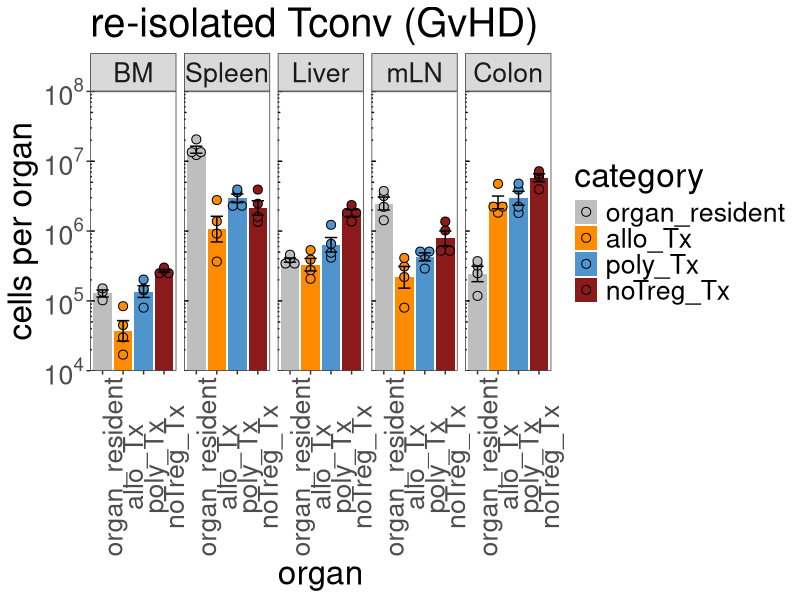
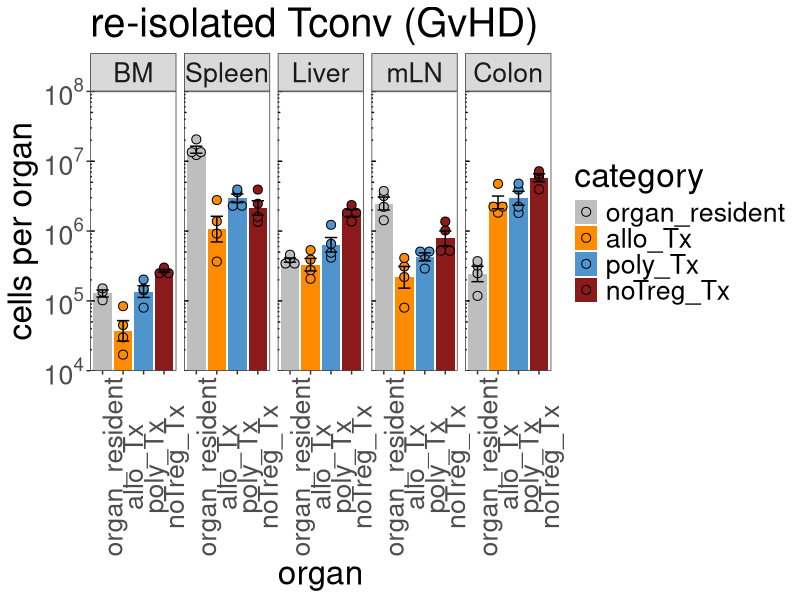

These charts were generated, in order, by the following R code: (Note: this script raises an error after producing the figures.)
## ---- chunk 1
knitr::opts_chunk$set(echo = TRUE)
knitr::opts_knit$set(root.dir = normalizePath(".."))
knitr::write_bib(.packages(), "packages.bib")
## ---- chunk 2
library(ggplot2)
library(scales)
library(car)
## ---- chunk 3
Tconv.data <- read.delim("./data/TconvDistribution.txt", header=TRUE)
Tconv.data$organ <- factor(Tconv.data$organ,levels = c("BM","Spleen","Liver","mLN","Colon"))
Tconv.data$category <- factor(Tconv.data$category,levels = c("organ_resident","allo_Tx","poly_Tx","noTreg_Tx"))
## ---- chunk 4
p <- ggplot(Tconv.data, aes(x=category, y=count, fill=category)) + coord_cartesian(ylim = c(10000,100000000))
p <- p + stat_summary(fun = mean, geom = "bar",  position=position_dodge(.9))
p <- p + geom_dotplot(binaxis='y', stackdir='center',  position=position_dodge(.9), dotsize=6.5, stackratio = 1, binwidth=.02) 
p <- p + stat_summary(fun.data=mean_se, fun.args = list(mult=1), geom="errorbar", color="black", size=0.5, width = 0.6, position=position_dodge(.9))
p <- p + scale_y_log10(breaks = c(10000,100000,1000000,10000000,100000000),labels = trans_format("log10", math_format(10^.x)),expand = c(0, 0)) 
p <- p + theme_bw() + theme(panel.grid.major = element_blank(), panel.grid.minor = element_blank(), axis.text.x = element_text(angle = 90), text = element_text(size = 24))
p <- p + scale_fill_manual(values = c("gray","darkorange","steelblue3","firebrick4"))
p <- p + annotation_logticks(sides="l", short = unit(.25,"mm"), mid = unit(.5,"mm"),   long = unit(1,"mm"))  
p <- p + labs(title="re-isolated Tconv (GvHD)",x="organ", y = "cells per organ")
p <- p + facet_wrap(~organ, nrow=1)
p
pdf("./figures/TconvOrganDist.pdf", height=5.5, width=8.5)
p
dev.off()

## ---- chunk 5
Tconv.data$category <- factor(Tconv.data$category,levels = c("organ_resident","allo_Tx","poly_Tx","noTreg_Tx"))
Tconv.dataLiver <- Tconv.data[ which(Tconv.data$organ=='Liver' & Tconv.data$type=='Tx'), ]
Tconv.dataColon <- Tconv.data[ which(Tconv.data$organ=='Colon' & Tconv.data$type=='Tx'), ]
Tconv.dataSpleen <- Tconv.data[ which(Tconv.data$organ=='Spleen' & Tconv.data$type=='Tx'), ]
Tconv.dataBM <- Tconv.data[ which(Tconv.data$organ=='BM' & Tconv.data$type=='Tx'), ]
Tconv.datamLN <- Tconv.data[ which(Tconv.data$organ=='mLN' & Tconv.data$type=='Tx'), ]
## ---- chunk 6
leveneTest(count~category, data=Tconv.dataLiver, center=mean)  # n.s.
shapiro.test(Tconv.dataLiver$count[1:4]) 						 # n.s.
shapiro.test(Tconv.dataLiver$count[5:8])						 # n.s.
shapiro.test(Tconv.dataLiver$count[9:12])                      # n.s.
## ---- chunk 7
Tconv.liver.res.aov <- aov(count~category, data=Tconv.dataLiver)
summary (Tconv.liver.res.aov)
## ---- chunk 8
TukeyHSD(Tconv.liver.res.aov)
## ---- chunk 9
leveneTest(count~category, data=Tconv.dataColon, center=mean)  # n.s.
shapiro.test(Tconv.dataColon$count[1:4]) 						 # n.s.
shapiro.test(Tconv.dataColon$count[5:8])						 # n.s.
shapiro.test(Tconv.dataColon$count[9:12])                      # n.s.
## ---- chunk 10
Tconv.colon.res.aov <- aov(count~category, data=Tconv.dataColon)
summary (Tconv.colon.res.aov)
## ---- chunk 11
TukeyHSD(Tconv.colon.res.aov)
## ---- chunk 12
leveneTest(count~category, data=Tconv.dataSpleen, center=mean)  # n.s.
shapiro.test(Tconv.dataSpleen$count[1:4]) 						 # n.s.
shapiro.test(Tconv.dataSpleen$count[5:8])						 # n.s.
shapiro.test(Tconv.dataSpleen$count[9:12])                      # n.s.
## ---- chunk 13
Tconv.spleen.res.aov <- aov(count~category, data=Tconv.dataSpleen)
summary (Tconv.spleen.res.aov)
## ---- chunk 14
leveneTest(count~category, data=Tconv.dataBM, center=mean)  # n.s.
shapiro.test(Tconv.dataBM$count[1:4]) 						 # n.s.
shapiro.test(Tconv.dataBM$count[5:8])						 # n.s.
shapiro.test(Tconv.dataBM$count[9:12])                      # n.s.
## ---- chunk 15
Tconv.BM.res.aov <- aov(count~category, data=Tconv.dataBM)
summary (Tconv.BM.res.aov)
## ---- chunk 16
TukeyHSD(Tconv.BM.res.aov)
## ---- chunk 17
leveneTest(count~category, data=Tconv.datamLN, center=mean)  # significant
shapiro.test(Tconv.datamLN$count[1:4]) 						 # n.s.
shapiro.test(Tconv.datamLN$count[5:8])						 # n.s.
shapiro.test(Tconv.datamLN$count[9:12])                      # n.s.
## ---- chunk 18
Tconv.mLN.res.aov <- aov(count~category, data=Tconv.datamLN)
summary (Tconv.mLN.res.aov)
## ---- chunk 19
TukeyHSD(Tconv.mLN.res.aov)
## ---- chunk 20
sessionInfo(package = NULL)
writeLines(capture.output(sessionInfo(package = NULL)), "./Rscripts/Figure2e_Tconv7dafterBMT_inVivoDistribution_SessionInfo.txt")
